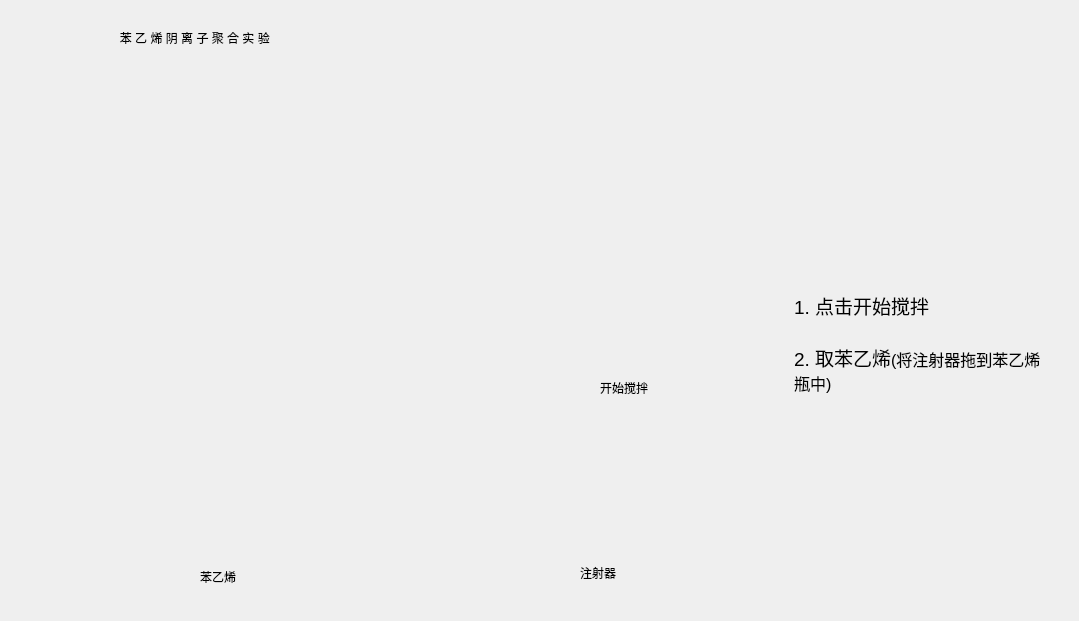
<?xml version="1.0" encoding="UTF-8"?>
<ui version="4.0">
 <class>Form</class>
 <widget class="QWidget" name="Form">
  <property name="geometry">
   <rect>
    <x>0</x>
    <y>0</y>
    <width>1079</width>
    <height>621</height>
   </rect>
  </property>
  <property name="windowTitle">
   <string>Form</string>
  </property>
  <property name="styleSheet">
   <string notr="true">#Form{
	border-image: url(:/add/简约1.jpg);}</string>
  </property>
  <widget class="QWidget" name="template_2" native="true">
   <property name="geometry">
    <rect>
     <x>0</x>
     <y>0</y>
     <width>1081</width>
     <height>741</height>
    </rect>
   </property>
   <layout class="QVBoxLayout" name="verticalLayout">
    <property name="spacing">
     <number>0</number>
    </property>
    <property name="leftMargin">
     <number>0</number>
    </property>
    <property name="topMargin">
     <number>0</number>
    </property>
    <property name="rightMargin">
     <number>0</number>
    </property>
    <property name="bottomMargin">
     <number>0</number>
    </property>
    <item>
     <widget class="QWidget" name="title" native="true">
      <property name="sizePolicy">
       <sizepolicy hsizetype="Preferred" vsizetype="Preferred">
        <horstretch>1</horstretch>
        <verstretch>1</verstretch>
       </sizepolicy>
      </property>
      <property name="styleSheet">
       <string notr="true"/>
      </property>
      <widget class="QLabel" name="label_7">
       <property name="geometry">
        <rect>
         <x>30</x>
         <y>10</y>
         <width>978</width>
         <height>56</height>
        </rect>
       </property>
       <property name="styleSheet">
        <string notr="true">font: 22pt &quot;Arial&quot;;</string>
       </property>
       <property name="text">
        <string>                           苯 乙 烯 阴 离 子 聚 合 实 验</string>
       </property>
      </widget>
     </widget>
    </item>
    <item>
     <widget class="QWidget" name="section" native="true">
      <property name="sizePolicy">
       <sizepolicy hsizetype="Preferred" vsizetype="Preferred">
        <horstretch>1</horstretch>
        <verstretch>10</verstretch>
       </sizepolicy>
      </property>
      <layout class="QVBoxLayout" name="verticalLayout_2">
       <property name="spacing">
        <number>0</number>
       </property>
       <property name="leftMargin">
        <number>0</number>
       </property>
       <property name="topMargin">
        <number>0</number>
       </property>
       <property name="rightMargin">
        <number>0</number>
       </property>
       <property name="bottomMargin">
        <number>0</number>
       </property>
       <item>
        <widget class="QWidget" name="content" native="true">
         <property name="sizePolicy">
          <sizepolicy hsizetype="Expanding" vsizetype="Expanding">
           <horstretch>1</horstretch>
           <verstretch>12</verstretch>
          </sizepolicy>
         </property>
         <widget class="QLabel" name="label">
          <property name="geometry">
           <rect>
            <x>270</x>
            <y>30</y>
            <width>608</width>
            <height>248</height>
           </rect>
          </property>
          <property name="styleSheet">
           <string notr="true">border-image: url(:/add/实验结果图.png);</string>
          </property>
          <property name="text">
           <string/>
          </property>
         </widget>
         <widget class="Label_Stir" name="label_2">
          <property name="geometry">
           <rect>
            <x>600</x>
            <y>300</y>
            <width>121</width>
            <height>41</height>
           </rect>
          </property>
          <property name="styleSheet">
           <string notr="true">font: 15pt &quot;楷体&quot;;</string>
          </property>
          <property name="text">
           <string>开始搅拌</string>
          </property>
         </widget>
         <widget class="MyLabel" name="mylabel">
          <property name="geometry">
           <rect>
            <x>550</x>
            <y>350</y>
            <width>110</width>
            <height>129</height>
           </rect>
          </property>
          <property name="styleSheet">
           <string notr="true">border-image: url(:/add/注射器.png);</string>
          </property>
          <property name="text">
           <string/>
          </property>
         </widget>
         <widget class="QLabel" name="label_4">
          <property name="geometry">
           <rect>
            <x>180</x>
            <y>280</y>
            <width>106</width>
            <height>208</height>
           </rect>
          </property>
          <property name="styleSheet">
           <string notr="true">border-image: url(:/add/广口瓶.png);</string>
          </property>
          <property name="text">
           <string/>
          </property>
         </widget>
         <widget class="QLabel" name="label_5">
          <property name="geometry">
           <rect>
            <x>200</x>
            <y>494</y>
            <width>91</width>
            <height>31</height>
           </rect>
          </property>
          <property name="styleSheet">
           <string notr="true">font: 14pt &quot;楷体&quot;;</string>
          </property>
          <property name="text">
           <string>苯乙烯</string>
          </property>
         </widget>
         <widget class="QLabel" name="label_6">
          <property name="geometry">
           <rect>
            <x>580</x>
            <y>490</y>
            <width>91</width>
            <height>31</height>
           </rect>
          </property>
          <property name="styleSheet">
           <string notr="true">font: 14pt &quot;楷体&quot;;</string>
          </property>
          <property name="text">
           <string>注射器</string>
          </property>
         </widget>
         <widget class="QTextBrowser" name="textBrowser">
          <property name="geometry">
           <rect>
            <x>790</x>
            <y>220</y>
            <width>261</width>
            <height>131</height>
           </rect>
          </property>
          <property name="styleSheet">
           <string notr="true">border:none;
background-color: transparent;</string>
          </property>
          <property name="html">
           <string>&lt;!DOCTYPE HTML PUBLIC &quot;-//W3C//DTD HTML 4.0//EN&quot; &quot;http://www.w3.org/TR/REC-html40/strict.dtd&quot;&gt;
&lt;html&gt;&lt;head&gt;&lt;meta name=&quot;qrichtext&quot; content=&quot;1&quot; /&gt;&lt;style type=&quot;text/css&quot;&gt;
p, li { white-space: pre-wrap; }
&lt;/style&gt;&lt;/head&gt;&lt;body style=&quot; font-family:'SimSun'; font-size:9pt; font-weight:400; font-style:normal;&quot;&gt;
&lt;p style=&quot; margin-top:0px; margin-bottom:0px; margin-left:0px; margin-right:0px; -qt-block-indent:0; text-indent:0px;&quot;&gt;&lt;span style=&quot; font-size:14pt;&quot;&gt;1. 点击开始搅拌&lt;/span&gt;&lt;/p&gt;
&lt;p style=&quot;-qt-paragraph-type:empty; margin-top:0px; margin-bottom:0px; margin-left:0px; margin-right:0px; -qt-block-indent:0; text-indent:0px; font-size:14pt;&quot;&gt;&lt;br /&gt;&lt;/p&gt;
&lt;p style=&quot; margin-top:0px; margin-bottom:0px; margin-left:0px; margin-right:0px; -qt-block-indent:0; text-indent:0px;&quot;&gt;&lt;span style=&quot; font-size:14pt;&quot;&gt;2. 取苯乙烯&lt;/span&gt;&lt;span style=&quot; font-size:12pt;&quot;&gt;(将注射器拖到苯乙烯瓶中)&lt;/span&gt;&lt;/p&gt;&lt;/body&gt;&lt;/html&gt;</string>
          </property>
         </widget>
         <zorder>label_4</zorder>
         <zorder>label</zorder>
         <zorder>label_2</zorder>
         <zorder>label_5</zorder>
         <zorder>label_6</zorder>
         <zorder>textBrowser</zorder>
         <zorder>mylabel</zorder>
        </widget>
       </item>
      </layout>
     </widget>
    </item>
   </layout>
  </widget>
 </widget>
 <customwidgets>
  <customwidget>
   <class>MyLabel</class>
   <extends>QLabel</extends>
   <header>MyLabel</header>
  </customwidget>
  <customwidget>
   <class>Label_Stir</class>
   <extends>QLabel</extends>
   <header>MyLabel</header>
  </customwidget>
 </customwidgets>
 <resources>
  <include location="../images/add_reagent.qrc"/>
 </resources>
 <connections/>
</ui>
